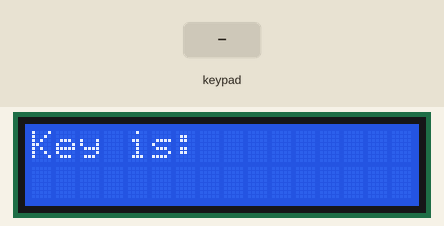
This sketch was run on a simulated Arduino Mega 2560, built with avr-gcc and run on an emulated ATmega2560. Parts: 16×2 character LCD. The test bench sets the inputs (shaded band).

Above: at 1.2 s.
1.3 s: keypad keys 2 3 4 5 # pressed 0.4 s apart
At 4.3 s:
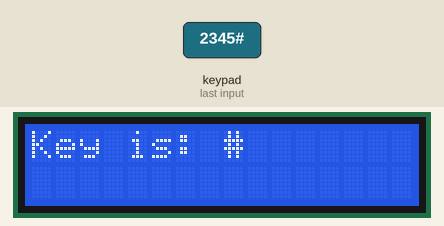
4.8 s: key '*' pressed
At 5.8 s:
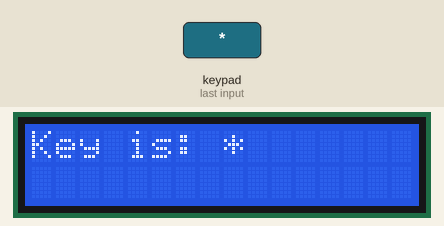
6.3 s: key '1' pressed
At 6.8 s:
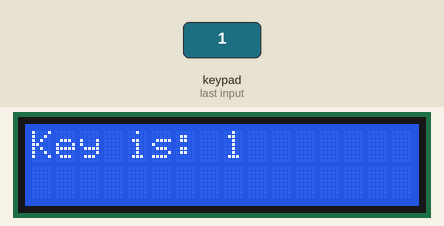
7.8 s: keypad keys 6 7 2 2 pressed 0.4 s apart
At 9.9 s:
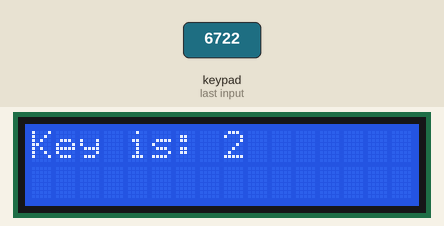
10.9 s: key '#' pressed
At 11.7 s:
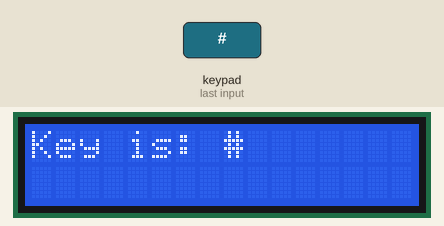
12.4 s: key '2' pressed
At 12.7 s:
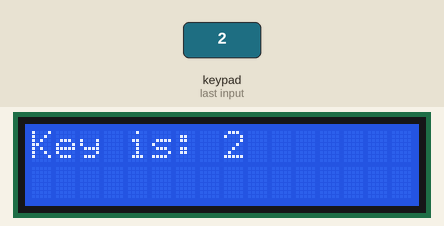
Timing chart, 0 to 14.9 s (numbered marks = the images above; inputs shaded):
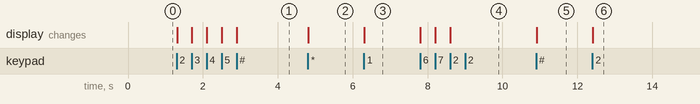

Measured:
- after the input at 1.3 s, the display: first changes at once (image 1 shows a later state)
- after the input at 4.8 s, the display: changes at once (image 2)
- after the input at 6.3 s, the display: changes at once (image 3)
- after the input at 7.8 s, the display: first changes at once (image 4 shows a later state)
- after the input at 10.9 s, the display: changes at once (image 5)
- after the input at 12.4 s, the display: changes at once (image 6)

The sketch:

Keypad_Mega.ino
```cpp
#include <Wire.h>
#include <LCD.h>
#include <LiquidCrystal_I2C.h>
LiquidCrystal_I2C  lcd(0x20 ,2,1,0,4,5,6,7);
#include <Keypad.h>

const byte ROWS = 4; //four rows
const byte COLS = 3; //three columns
char keys[ROWS][COLS] = {
    {'1','2','3'},
    {'4','5','6'},
    {'7','8','9'},
    {'*','0','#'}
};

byte rowPins[ROWS] = {2, 3, 4, 5}; //connect to the row pinouts of the keypad
byte colPins[COLS] = {6, 7, 22}; //connect to the column pinouts of the keypad

Keypad customKeypad = Keypad( makeKeymap(keys), rowPins, colPins, ROWS, COLS );


void setup() {
    Serial.begin(9600);
    lcd.begin(16, 2);
  lcd.backlight();
  lcd.clear();
  lcd.setCursor(0,0);
  lcd.print("Key is: ");
}


void loop() {
  char customKey = customKeypad.getKey();

  String z = String(customKey);

  if (customKey != NO_KEY){
    //lcd.clear();
    lcd.setCursor(8,0);
   // lcd.print("Key is: ");
    lcd.print(z);
   // Serial.println(customKey);
  }
}  // End loop
```
